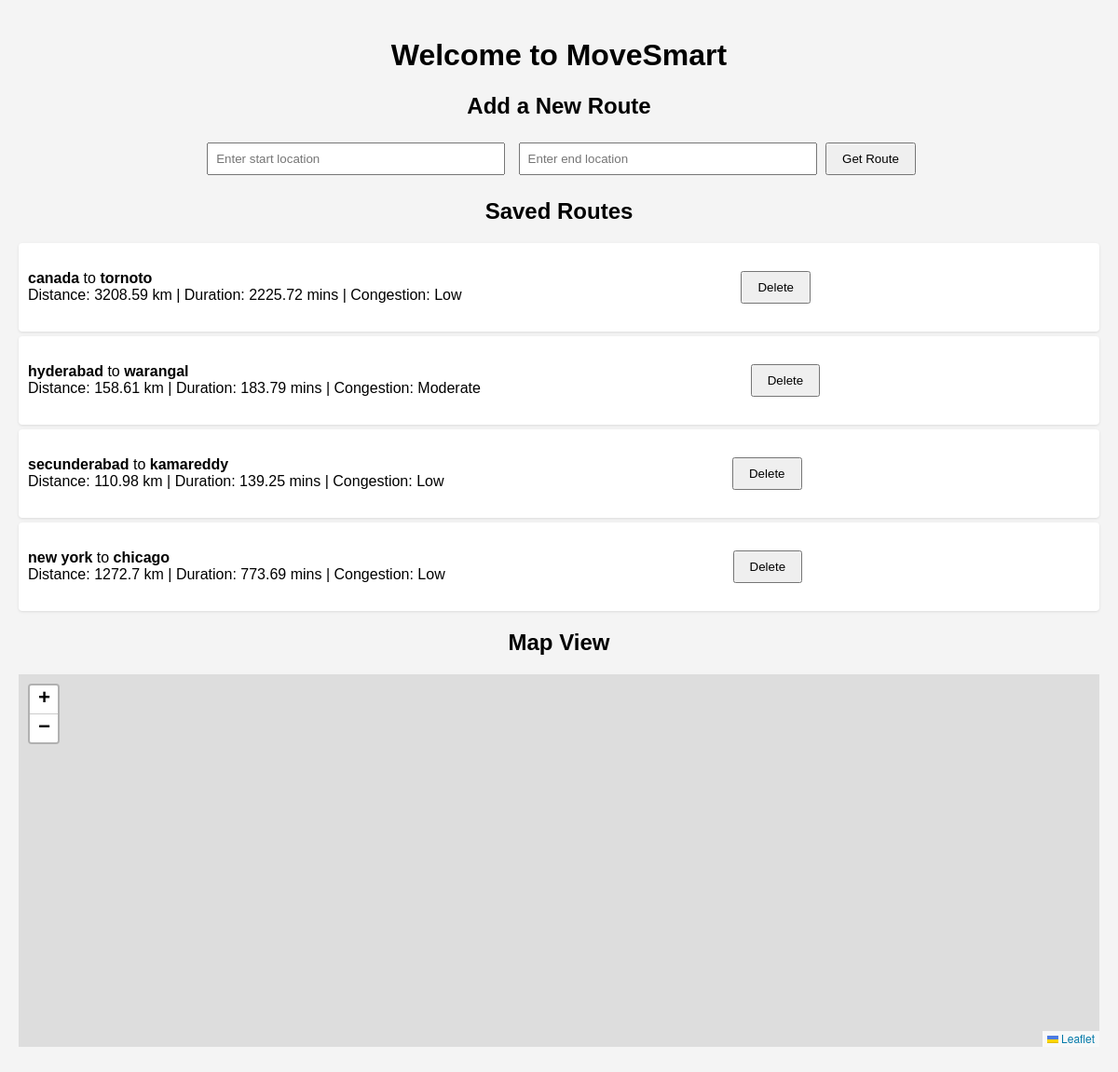
Screenshot of / (signed in) with the database file from the repository.
### app.py (models this page shows)
class Route(db.Model):
    id = db.Column(db.Integer, primary_key=True)
    start_location = db.Column(db.String(200), nullable=False)
    end_location = db.Column(db.String(200), nullable=False)
    distance = db.Column(db.Float)         # in kilometers
    duration = db.Column(db.Float)         # in minutes
    congestion_level = db.Column(db.String(50))
    timestamp = db.Column(db.DateTime, default=db.func.current_timestamp())

### app.py (the view)
@app.route('/')
def home():
    if 'user' not in session:
        return redirect(url_for('login'))
    routes = Route.query.order_by(Route.timestamp.desc()).all()
    return render_template('index.html', routes=routes)

### templates/index.html (shortened to what this page needs)
<!DOCTYPE html>
<html lang="en">
<head>
  <link rel="stylesheet" href="https://unpkg.com/leaflet/dist/leaflet.css"/>
</head>
<body>
  <h1>Welcome to MoveSmart</h1>
  <h2>Add a New Route</h2>
  <form action="/add_route" method="POST">
    <input type="text" name="start_location" placeholder="Enter start location" required>
    <input type="text" name="end_location" placeholder="Enter end location" required>
    <button type="submit">Get Route</button>
  </form>
  <h2>Saved Routes</h2>
  <ul>
    {% for route in routes %}
      <li>
        <div>
          <strong>{{ route.start_location }}</strong> to <strong>{{ route.end_location }}</strong><br>
          Distance: {{ route.distance }} km | Duration: {{ route.duration }} mins | Congestion: {{ route.congestion_level }}
        </div>
        <form action="/delete_route/{{ route.id }}" method="POST" onsubmit="return confirm('Are you sure you want to delete this route?');">
          <button type="submit">Delete</button>
        </form>
      </li>
    {% endfor %}
  </ul>
  <h2>Map View</h2>
  <div id="map"></div>
</body>
</html>

### templates/index.html (style rules this page uses)
body { font-family: Arial, sans-serif; margin: 0; padding: 20px; background: #f4f4f4; }
h1, h2 { text-align: center; }
form { margin: 20px auto; text-align: center; }
input { padding: 8px; margin: 5px; width: 300px; }
button { padding: 8px 16px; }
#map { height: 400px; width: 100%; margin: 20px 0; }
ul { list-style-type: none; padding: 0; }
li { background: #fff; margin: 5px 0; padding: 10px; border-radius: 4px; box-shadow: 0 1px 3px rgba(0,0,0,0.1); display: flex; justify-content: space-between; align-items: center; }

### rows the page displays
Route: start_location "canada", end_location "tornoto", distance "3208.59", duration "2225.72", congestion_level "Low"
Route: start_location "hyderabad", end_location "warangal", distance "158.61", duration "183.79", congestion_level "Moderate"
Route: start_location "secunderabad", end_location "kamareddy", distance "110.98", duration "139.25", congestion_level "Low"
Route: start_location "new york", end_location "chicago", distance "1272.7", duration "773.69", congestion_level "Low"
